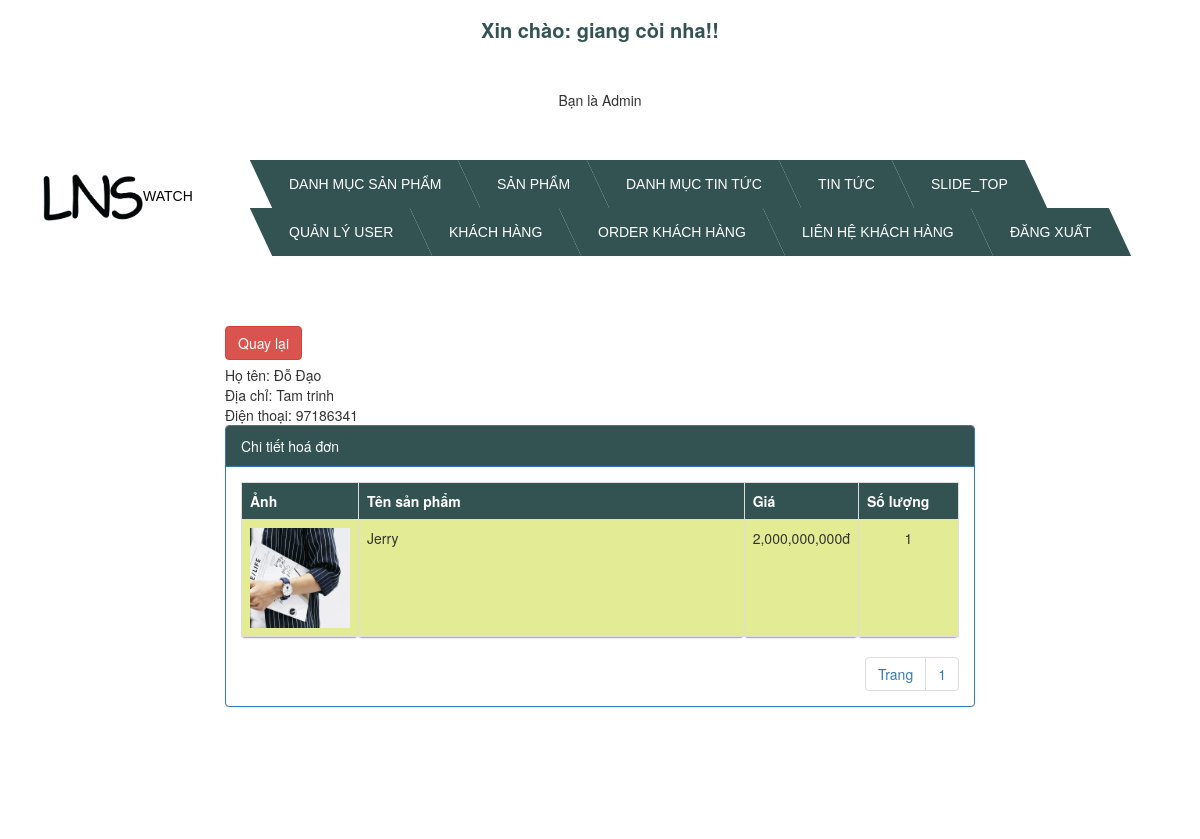
/admin.php?controller=order_detail&order_id=25 (signed in), run on the app's committed database.
### tables this page shows
CREATE TABLE `customer` (
  `customer_id` int(11) NOT NULL,
  `fullname_customer` varchar(500) NOT NULL,
  `phone_number_customer` int(11) NOT NULL,
  `address_customer` varchar(500) NOT NULL,
  `email_customer` varchar(500) NOT NULL,
  `password` varchar(500) NOT NULL
);

CREATE TABLE `order_detail` (
  `order_detail_id` int(11) NOT NULL,
  `fk_watch_id` int(11) NOT NULL,
  `order_id` int(11) NOT NULL,
  `order_number` int(11) NOT NULL
);

CREATE TABLE `product_watch` (
  `pk_watch_id` int(11) NOT NULL,
  `fk_category_watch_id` int(11) NOT NULL,
  `name_watch` varchar(500) NOT NULL,
  `img_watch` varchar(500) NOT NULL,
  `img_watch2` varchar(500) NOT NULL,
  `img_watch3` varchar(500) NOT NULL,
  `img_watch4` varchar(500) NOT NULL,
  `color_watch` varchar(500) NOT NULL,
  `count_watch` int(11) NOT NULL,
  `material_watch` varchar(500) NOT NULL,
  `display_watch` varchar(500) NOT NULL,
  `diameter_watch` int(11) NOT NULL,
  `thickness_watch` int(11) NOT NULL,
  `width_strap_watch` int(11) NOT NULL,
  `material_glass_watch` varchar(500) NOT NULL,
  `water_resistant_watch` float NOT NULL,
  `brand_name_watch` varchar(500) NOT NULL,
  `price_watch` float NOT NULL,
  `short_description_watch` varchar(500) NOT NULL,
  `info_detail_watch` varchar(500) NOT NULL,
  `hot_watch` int(11) NOT NULL,
  `parent_id` int(11) NOT NULL DEFAULT 0
);

### controller/backend/controller_order_detail.php (called while the page is built, shortened)
<?php
	class controller_order_detail{
		public function __construct(){
			$order_id= isset($_GET["order_id"])?$_GET["order_id"]:0;
			$total = model::num_rows("select * from order_detail where order_id=$order_id");
			$record_per_page = 10;
			$num_page = ceil($total/$record_per_page);
			$page = isset($_GET["p"])&&is_numeric($_GET["p"])&&$_GET["p"]>0 ? ($_GET["p"]-1):0;
			$from = $page * $record_per_page;
			$arr = model::list_all("select * from order_detail where order_id=$order_id limit $from,$record_per_page");
			include "view/backend/order_detail.php";
		}
	}
	new controller_order_detail();
 ?>

### model/model.php (called while the page is built, shortened)
<?php
	class model{
		public static function list_all($sql){
			global $db;
			$result = mysqli_query($db,$sql) or die("Không truy vấn được 1");
			$arr = array();
			while($rows = mysqli_fetch_object($result))
				$arr[] = $rows;
			return $arr;
		}
		public static function get_a_record($sql){
			global $db;
			$result = mysqli_query($db,$sql) or die("Không truy vấn được 3");
			$record = mysqli_fetch_object($result);
			return $record;
		}
		public static function num_rows($sql){
			global $db;
			$result = mysqli_query($db,$sql) or die("Không truy vấn được 4");
			return mysqli_num_rows($result);
		}
	}
 ?>

### view/backend/order_detail.php (the view, shortened to what this page needs)
<div class="col-md-10 col-xs-offset-1">
	<div style="margin-bottom: 5px;">
	<?php
		$check = model::get_a_record("select customer_id,state from order_customer where order_id=$order_id");
	 ?>
		<a href="admin.php?controller=order" class="btn btn-danger">Quay lại</a>&nbsp;
	</div>
	<?php
		$customer = model::get_a_record("select * from customer where customer_id=".$check->customer_id);
	 ?>
	<div style="margin:bottom:5px;">Họ tên: <?php echo $customer->fullname_customer; ?></div>
	<div style="margin:bottom:5px;">Địa chỉ: <?php echo $customer->address_customer; ?></div>
	<div style="margin:bottom:5px;">Điện thoại: <?php echo $customer->phone_number_customer; ?></div>
	<div class="panel panel-primary">
		<div style="background-color: #335353" class="panel-heading">Chi tiết hoá đơn</div>
		<div class="panel-body">
			<table class="table table-bordered table-hover">
				<tr style="background-color: black; color:white">
					<th style="width: 100px;">Ảnh</th>
					<th>Tên sản phẩm</th>
					<th style="width: 100px;">Giá</th>
					<th style="width: 100px;">Số lượng</th>
				</tr>
				<?php
					foreach($arr as $rows)
					{
						$watch = model::get_a_record("select * from product_watch where pk_watch_id=".$rows->fk_watch_id);
				 ?>
				<tr>
					<td style="text-align: center;"><img src="public/upload/watch/<?php echo $watch->img_watch; ?>" style="width:100px;"></td>
					<td><?php echo $watch->name_watch; ?></td>
					<td style="text-align: center;"><?php echo number_format($watch->price_watch); ?>đ</td>
					<td style="text-align: center;"><?php echo $rows->order_number; ?></td>
				</tr>
				<?php } ?>
			</table>
			<ul class="pagination pull-right">
				<li><a href="#">Trang</a></li>
				<?php
					for($i = 1; $i<=$num_page; $i++)
					{
				 ?>
				<li <?php echo isset($_GET["p"])&&$_GET["p"]==$i ? "class='active'":""; ?> ><a href="admin.php?controller=user&p=<?php echo $i; ?>"><?php echo $i; ?></a></li>
				<?php } ?>
			</ul>
		</div>
	</div>
</div>

### public/backend/css_admin/style.css (style rules this page uses)
body { font-family: 'Open Sans', sans-serif; font-weight: 300; line-height: 1.42em; color:#A7A1AE; background-color:#1F2739; }
.container td { font-weight: normal; font-size: 1em; -webkit-box-shadow: 0 2px 2px -2px #0E1119; -moz-box-shadow: 0 2px 2px -2px #0E1119; box-shadow: 0 2px 2px -2px #0E1119; }
.container td, .container th { padding-bottom: 2%; padding-top: 2%; padding-left:2%; }
.container th { background-color: #335353; }
.container td { background-color: #e3ec95; }

### view/backend/order_detail.php (style rules this page uses)
.pagination { padding: 0px; margin:0px; }

### data on the page
customer: fullname_customer "Đỗ Đạo", address_customer "Tam trinh", phone_number_customer "97186341"
order_detail: fk_watch.img_watch (picture), fk_watch.name_watch "Jerry", fk_watch.price_watch "2,000,000,000", order_number "1"

### other printed values
$_SESSION["username"] "giang còi"
